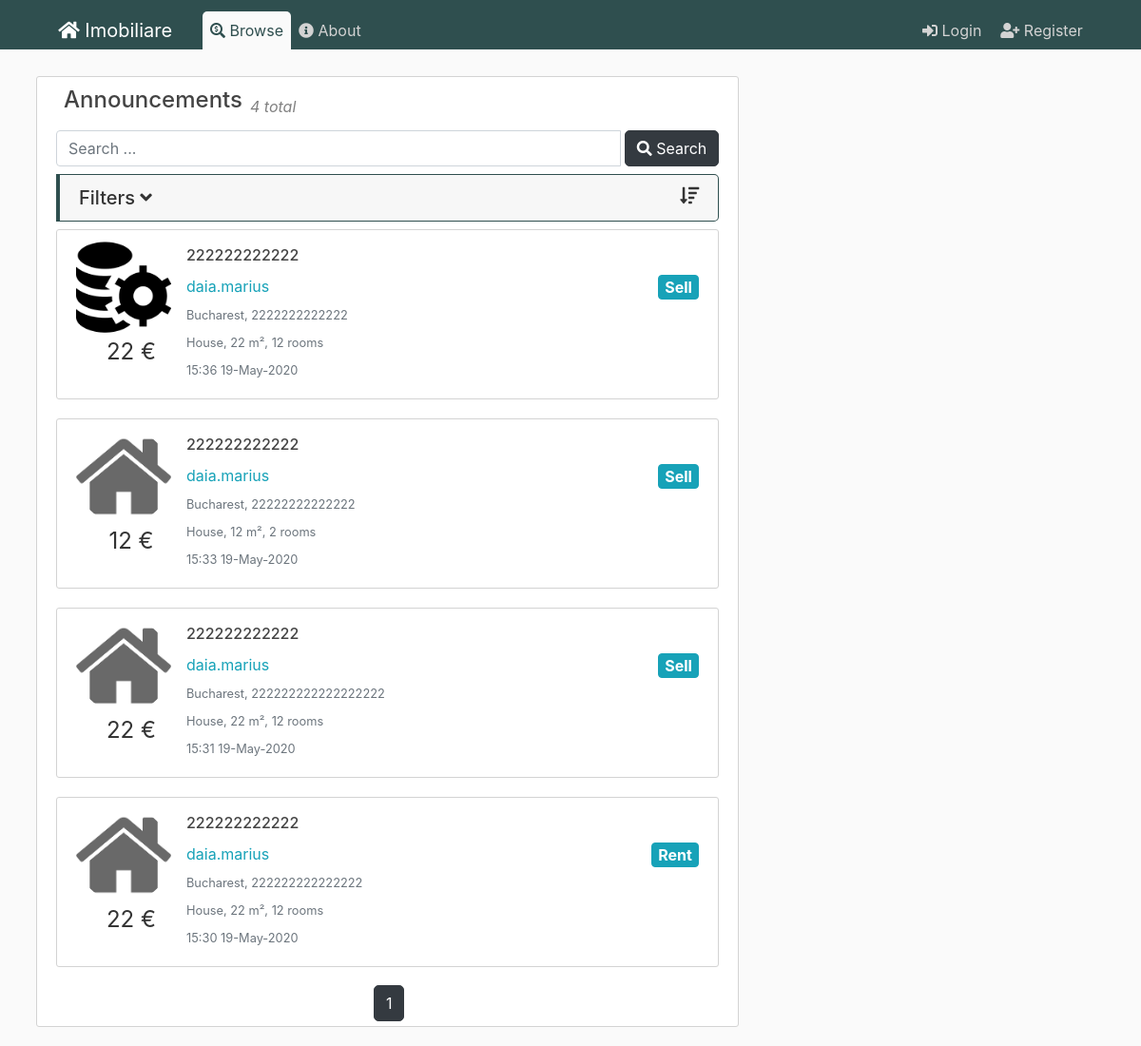
The page /posts on the database its author committed.
### flaskblog/models.py (models this page shows, shortened)
class Post(db.Model):
    id = db.Column(db.Integer, primary_key=True)
    title = db.Column(db.String(100), nullable=False)
    date_posted = db.Column(db.DateTime, nullable=False, default=datetime.utcnow)
    content = db.Column(db.Text, nullable=False)
    user_id = db.Column(db.Integer, db.ForeignKey('user.id'), nullable=False)
    city_id = db.Column(db.Integer, db.ForeignKey('city.id'), nullable=False)
    anouncement_type = db.Column(db.String(20), nullable=False)
    house_type = db.Column(db.String(20), nullable=False)
    price = db.Column(db.Integer, nullable=False)
    square_meters = db.Column(db.Integer, nullable=False)
    number_rooms = db.Column(db.Integer, nullable=False)
    address = db.Column(db.String(100), nullable=False)
    phonenumber = db.Column(db.String(15), nullable=True)
    post = db.relationship('Image')

class Image(db.Model):
    id = db.Column(db.Integer, primary_key=True)
    name = db.Column(db.String(100), nullable=False)
    post_id = db.Column(db.Integer, db.ForeignKey('post.id'), nullable=False)
    post = db.relationship('Post', backref='images', lazy=True)

class User(db.Model, UserMixin):
    id = db.Column(db.Integer, primary_key=True)
    username = db.Column(db.String(20), unique=True, nullable=False)
    email = db.Column(db.String(120), unique=True, nullable=False)
    phonenumber = db.Column(db.String(15), nullable=False)
    image_file = db.Column(db.String(20), nullable=False, default='default.jpg')
    password = db.Column(db.String(60), nullable=False)
    posts = db.relationship('Post', backref='author', lazy=True)

class City(db.Model):
    id = db.Column(db.Integer, primary_key=True)
    name = db.Column(db.String(100), nullable=False)
    country_id = db.Column(db.Integer, db.ForeignKey('country.id'), nullable=False)
    country = db.relationship('Country', back_populates="cities")
    posts = db.relationship('Post', backref='city', lazy=True)

### flaskblog/posts/routes.py (the view)
@posts.route("/posts")
def browse():
    page = request.args.get('page', 1, type=int)
    posts = Post.query.order_by(Post.date_posted.desc()).paginate(page=page, per_page=5)
    cities = City.query.all()
    countries = Country.query.all()
    if not posts:
        posts=[]
    return render_template('browse.html', posts=posts,cities=cities,countries=countries)

### flaskblog/templates/browse.html (shortened to what this page needs)
{% extends "layout.html" %}
{% set active_page = "announcements" %}
{% block content %}
<article class="media content-section content-fit">
  <div class="media-body">
    <div class="article-metadata d-flex flex-row  position-relative">
      <h4 class="pl-2 article-title">Announcements</h4>
      <div class="pl-2 pb-1 align-self-end">
        <em class="gray">
          {{ posts.items|length }} total
        </em>
      </div>
    </div>
    <div>
      <form action="">
        <div class="input-group mt-2 mb-2">
          <input type="text" class="form-control" placeholder="Search ...">
          <div class="input-group-btn">
            <button type="submit" class="btn btn-dark ml-1">
              <i class="fas fa-search"></i> Search
            </button>
          </div>
        </div>
      </form>
      <div class="accordion md-accordion mb-2" id="accordionEx1" role="tablist" aria-multiselectable="true">
        <div class="card check-card">
          <div class="card-header" role="tab" id="headingTwo1">
            <a class="collapsed" data-toggle="collapse" data-parent="#accordionEx1" href="#collapseTwo1"
              aria-expanded="false" aria-controls="collapseTwo1">
              <h5 class="mb-0">
                <i class="fas fa-sort-amount-down float-right"></i>Filters <i class="fas fa-angle-down rotate-icon"></i>
              </h5>
            </a>
          </div>
        </div>
      </div>
      {% for post in posts.items %}
      <article class="media content-section table-row" data-href="{{ url_for('posts.post', post_id=post.id) }}">
        <div class="article-metadata">
          {% if post.images[0] %}
          <img class="article-img" src="/static/post_pics/{{post.images[0].name}}">
          {% else %}
          <img class="rounded-circle article-img" src="{{ url_for('static', filename='defaults/house.png') }}">
          {% endif %}
          <p class="article-price text-center">{{post.price}} €</p>
        </div>
        <div class="media-body">
          <h4><a class="article-title" href="{{ url_for('posts.post', post_id=post.id) }}">{{ post.title }}</a></h4>
          <div class="article-metadata">
            <a class="mr-2"
              href="{{ url_for('users.user_posts', username=post.author.username) }}">{{ post.author.username }}</a>
            <a class="btn btn-info badge float-right article-type">{{ post.anouncement_type }}</a>
          </div>
          <div class="article-metadata">
            <small class="text-muted">{{post.city.name}}, {{post.address}}</small>
          </div>
          <div class="article-metadata">
            <small class="text-muted">{{post.house_type}}, {{post.square_meters}} m², {{post.number_rooms}} rooms</small>
          </div>
          <div class="article-metadata">
            <small class="text-muted">{{ post.date_posted.strftime('%H:%M %d-%B-%Y') }}</small>
          </div>
        </div>
      </article>
      {% endfor %}
    </div>
    <div class="p-3">
    </div>
    <div class="pagination-bottom">
      <div class="text-center">
      {% for page_num in posts.iter_pages(left_edge=1, right_edge=1, left_current=1, right_current=2) %}
        {% if page_num %}
            {% if posts.page == page_num %}
                <a class="btn btn-dark" href="{{ url_for('main.home', page=page_num) }}">{{page_num}}</a>
            {% else %}
                <a class="btn btn-outline-dark" href="{{ url_for('main.home', page=page_num) }}">{{page_num}}</a>
            {% endif %}
        {% endif %}
      {% endfor %}
      </div>
  </div>
  </div>
</article>
{% endblock content %}

### flaskblog/templates/layout.html (shortened to what this page needs)
<!DOCTYPE html>
<html>
<head>
    <link rel="stylesheet" href="https://stackpath.bootstrapcdn.com/bootstrap/4.4.1/css/bootstrap.min.css">
    <link rel="stylesheet" href="/static/css/main.css" >
    <link rel="stylesheet" href="/static/css/fontawesome.css" >
  </head>
<body>
    <header class="site-header">
      <nav class="navbar navbar-expand-md navbar-dark bg-steel fixed-top">
        <div class="container">
          <a class="navbar-brand mr-4 pl-2 pr-2 {{ 'nav-active' if active_page == 'home' else '' }}" href="/"><i class="fas fa-home"></i> Imobiliare</a>
          <div class="collapse navbar-collapse" id="navbarToggle">
            <div class="navbar-nav mr-auto">
              <a class="nav-item nav-link {{ 'nav-active' if active_page == 'announcements' else '' }}" href="{{ url_for('posts.browse') }}"><i class="fas fa-search-dollar"></i> Browse</a>
              <a class="nav-item nav-link {{ 'nav-active' if active_page == 'about' else '' }}" href="{{ url_for('main.about') }}"><i class="fas fa-info-circle"></i> About</a>
            </div>
            <div class="navbar-nav">
              {% if current_user.is_authenticated %}
                <a class="nav-item nav-link {{ 'nav-active' if active_page == 'newpost' else '' }}" href="{{ url_for('posts.new_post') }}"><i class="fas fa-scroll"></i> New Post</a>
                <a class="nav-item nav-link {{ 'nav-active' if active_page == 'account' else '' }}" href="{{ url_for('users.account') }}"><i class="fas fa-user"></i> Account</a>
                <a class="nav-item nav-link {{ 'nav-active' if active_page == 'favorites' else '' }}" href="{{ url_for('users.favorites') }}"><i class="fas fa-heart"></i> Favorites</a>
                <a class="nav-item nav-link" href="{{ url_for('users.logout') }}"><i class="fas fa-sign-out-alt ml-1"></i> Logout</a>
              {% else %}
                <a class="nav-item nav-link {{ 'nav-active' if active_page == 'login' else '' }}" href="{{ url_for('users.login') }}"><i class="fas fa-sign-in-alt ml-1"></i> Login</a>
                <a class="nav-item nav-link {{ 'nav-active' if active_page == 'register' else '' }}" href="{{ url_for('users.register') }}"><i class="fa fa-user-plus ml-1"></i> Register</a>
              {% endif %}
            </div>
          </div>
        </div>
      </nav>
    </header>
    <main role="main" class="container">
      <div class="row">
        <div class="col-md-8">
          {% block content %}{% endblock %}
        </div>
        <div class="col-md-4">
        </div>
      </div>
    </main>
</body>
</html>

### flaskblog/static/css/main.css (style rules this page uses)
html { font-size: 16px; overflow-x: hidden; }
body { background: var(--bodybackground); color: var(--bodytextcolor); margin-top: 5rem; width: 100%; }
.content-fit { min-height: 70vh; position: relative; overflow-x:hidden !important; }
h1, h2, h3, h4, h5, h6 { color: var(--bodytextcolor); }
.bg-steel { background-color: var(--darkgreen); }
.site-header .navbar-nav .nav-link { color: var(--lightgray); transition: 0.5s; }
.content-section { background: var(--white); padding: 10px 20px; border: 1px solid var(--lightgray); border-radius: 3px; margin-bottom: 20px; }
.article-title { color: #444444; }
.article-img { height: 100px; width: 100px; margin-right: 16px; border-radius:5px; }
.article-price { font-size: 1.5rem; }
.article-type { font-size:1rem; }
.article-metadata { padding-bottom: 1px; margin-bottom: 4px; border-bottom: 1px solid #e3e3e3 }
a { color: var(--lightblue); font-size: 1rem; cursor: pointer; }
.position-relative { position: relative !important; }
.content-section { overflow: auto ; width:100% !important; overflow-x: hidden !important; }
.check-card { border-width: 1px 1px 1px 4px; border-color: var(--darkgreen); border-radius: 0; border-top-right-radius: 5px; border-bottom-right-radius: 5px; margin-bottom: 5px; }
.container { width: 95% !important; }
:root { --darkgreen: #2F4F4F; --lightblue: #17a2b8; --dark: #343a40; --lightgreen: #28a745; --darkred: #b00020; --yellow: #ffc107; --white: white; --gray: gray; --lightgray: lightgray; --fadegray: #f3f3f3; --bodybackground: #fafafa; --bodytextcolor: #333333; --blueglow: rgba(41, 137, 167, 0.2); --whiteglow: rgba(254, 255, 205, 0.2); }
.gray { color: var(--gray); }
.article-metadata { border-bottom: none; }
.content-section { overflow-x: auto !important; }
.container { padding-left: 0.5rem; padding-right: 0.5rem; }
.badge { color: var(--white) !important; }
.btn-dark { color:var(--white); border-radius: 5px; transition: 0.5s; }
.nav-active { color: var(--darkgreen) !important; background-color: var(--bodybackground); border-radius: 5px; }
@media screen and (min-width: 768px) { .nav-active { border-radius: 0; border-top-left-radius: 5px; border-top-right-radius: 5px; } }
@media screen and (min-width: 768px) { .navbar { padding-top:0.75rem; padding-bottom: 0; } }
.pagination-bottom { position: absolute; bottom:0; width: 95%; margin-bottom: 5px; }

### rows shown on the page
Post: name (picture), price "22", title "222222222222", author.username "daia.marius", anouncement_type "Sell", city.name "Bucharest", address "2222222222222", house_type "House", square_meters "22", number_rooms "12", date_posted "15:36 19-May-2020"
Post: price "12", title "222222222222", author.username "daia.marius", anouncement_type "Sell", city.name "Bucharest", address "22222222222222", house_type "House", square_meters "12", number_rooms "2", date_posted "15:33 19-May-2020"
Post: price "22", title "222222222222", author.username "daia.marius", anouncement_type "Sell", city.name "Bucharest", address "222222222222222222", house_type "House", square_meters "22", number_rooms "12", date_posted "15:31 19-May-2020"
Post: price "22", title "222222222222", author.username "daia.marius", anouncement_type "Rent", city.name "Bucharest", address "222222222222222", house_type "House", square_meters "22", number_rooms "12", date_posted "15:30 19-May-2020"

### other values the page prints
{{ posts.items|length }} "4"
{{ page_num }} "1"
